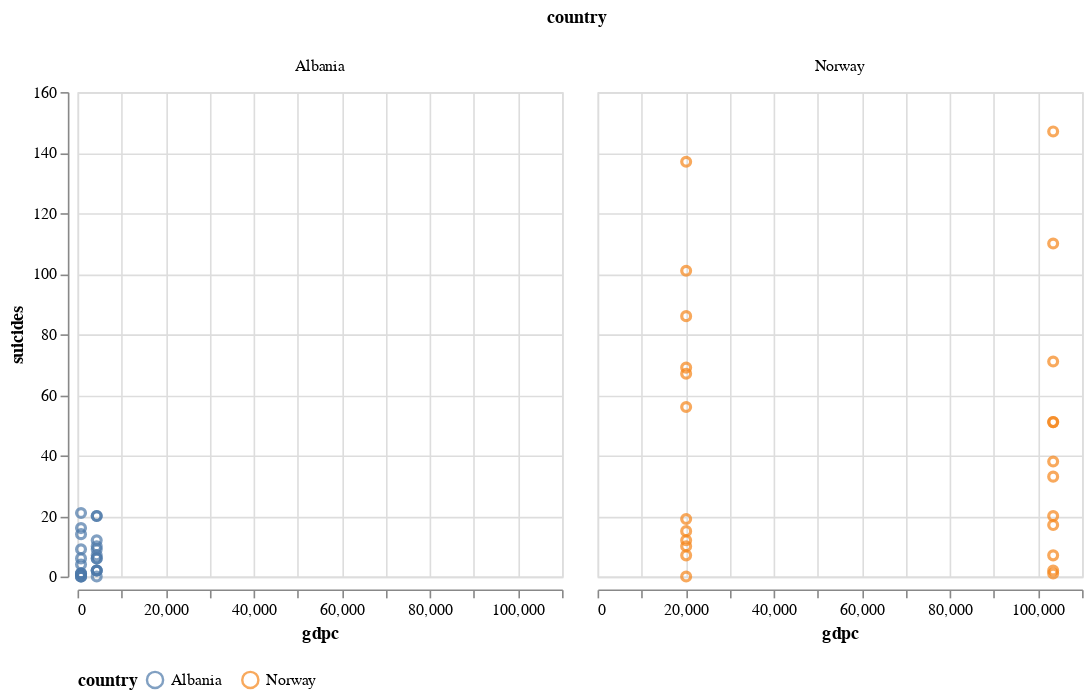

The notebook cell this image was saved under:
### Markdown cell above
#### Grafico de dispersion
Para corroborar lo que dije más arriba (que no hay ninguna relación aparente entre el PBI per capita y los suicidios) uso el comando "mark_point()".

### Code cell
alt.Chart(paises).mark_point(color='green').encode(
    x = alt.X("gdpc"),
    y = alt.Y("suicides"),
    color = alt.Color("country", 
            legend=alt.Legend(orient='bottom', titleOrient='left')),
    column = alt.Column("country")
    ).properties(width=300, height=300)

### Figure 1 — Vega-Lite specification as saved in the notebook (floating-point values rounded to 4 significant figures)
{"config": {"view": {"continuousWidth": 400, "continuousHeight": 300}}, "data": {"name": "data-0d13ce3e13fd49539f6407adfbe6b0f6"}, "mark": {"type": "point", "color": "green"}, "encoding": {"color": {"field": "country", "legend": {"orient": "bottom", "titleOrient": "left"}, "type": "nominal"}, "column": {"field": "country", "type": "nominal"}, "x": {"field": "gdpc", "type": "quantitative"}, "y": {"field": "suicides", "type": "quantitative"}}, "height": 300, "width": 300, "$schema": "https://vega.github.io/schema/vega-lite/v4.17.0.json", "datasets": {"data-0d13ce3e13fd49539f6407adfbe6b0f6": [{"country": "Norway", "year": 2014, "sex": "male", "age": "75+ years", "suicides": 33, "population": 143089, "suicides/100k pop": 23.06, "country-year": "Norway2014", "hdi": 0.944, " gdp_for_year ($) ": "499,338,534,779", "gdpc": 103443, "generation": "Silent", "_merge": "left_only"}, {"country": "Norway", "year": 2014, "sex": "male", "age": "55-74 years", "suicides": 110, "population": 532578, "suicides/100k pop": 20.65, "country-year": "Norway2014", "hdi": 0.944, " gdp_for_year ($) ": "499,338,534,779", "gdpc": 103443, "generation": "Boomers", "_merge": "left_only"}, {"country": "Norway", "year": 2014, "sex": "male", "age": "35-54 years", "suicides": 147, "population": 732244, "suicides/100k pop": 20.08, "country-year": "Norway2014", "hdi": 0.944, " gdp_for_year ($) ": "499,338,534,779", "gdpc": 103443, "generation": "Generation X", "_merge": "left_only"}, {"country": "Norway", "year": 2014, "sex": "male", "age": "25-34 years", "suicides": 71, "population": 353943, "suicides/100k pop": 20.06, "country-year": "Norway2014", "hdi": 0.944, " gdp_for_year ($) ": "499,338,534,779", "gdpc": 103443, "generation": "Millenials", "_merge": "left_only"}, {"country": "Norway", "year": 2014, "sex": "male", "age": "15-24 years", "suicides": 38, "population": 344245, "suicides/100k pop": 11.04, "country-year": "Norway2014", "hdi": 0.944, " gdp_for_year ($) ": "499,338,534,779", "gdpc": 103443, "generation": "Millenials", "_merge": "left_only"}, {"country": "Norway", "year": 2014, "sex": "female", "age": "55-74 years", "suicides": 51, "population": 533630, "suicides/100k pop": 9.56, "country-year": "Norway2014", "hdi": 0.944, " gdp_for_year ($) ": "499,338,534,779", "gdpc": 103443, "generation": "Boomers", "_merge": "left_only"}, {"country": "Norway", "year": 2014, "sex": "female", "age": "35-54 years", "suicides": 51, "population": 688993, "suicides/100k pop": 7.4, "country-year": "Norway2014", "hdi": 0.944, " gdp_for_year ($) ": "499,338,534,779", "gdpc": 103443, "generation": "Generation X", "_merge": "left_only"}, {"country": "Norway", "year": 2014, "sex": "female", "age": "25-34 years", "suicides": 20, "population": 337592, "suicides/100k pop": 5.92, "country-year": "Norway2014", "hdi": 0.944, " gdp_for_year ($) ": "499,338,534,779", "gdpc": 103443, "generation": "Millenials", "_merge": "left_only"}, {"country": "Norway", "year": 2014, "sex": "female", "age": "15-24 years", "suicides": 17, "population": 325164, "suicides/100k pop": 5.23, "country-year": "Norway2014", "hdi": 0.944, " gdp_for_year ($) ": "499,338,534,779", "gdpc": 103443, "generation": "Millenials", "_merge": "left_only"}, {"country": "Norway", "year": 2014, "sex": "female", "age": "75+ years", "suicides": 7, "population": 214335, "suicides/100k pop": 3.27, "country-year": "Norway2014", "hdi": 0.944, " gdp_for_year ($) ": "499,338,534,779", "gdpc": 103443, "generation": "Silent", "_merge": "left_only"}, {"country": "Norway", "year": 2014, "sex": "male", "age": "5-14 years", "suicides": 2, "population": 317878, "suicides/100k pop": 0.63, "country-year": "Norway2014", "hdi": 0.944, " gdp_for_year ($) ": "499,338,534,779", "gdpc": 103443, "generation": "Generation Z", "_merge": "left_only"}, {"country": "Norway", "year": 2014, "sex": "female", "age": "5-14 years", "suicides": 1, "population": 303487, "suicides/100k pop": 0.33, "country-year": "Norway2014", "hdi": 0.944, " gdp_for_year ($) ": "499,338,534,779", "gdpc": 103443, "generation": "Generation Z", "_merge": "left_only"}, {"country": "Norway", "year": 1986, "sex": "male", "age": "35-54 years", "suicides": 137, "population": 500900, "suicides/100k pop": 27.35, "country-year": "Norway1986", "hdi": null, " gdp_for_year ($) ": "78,693,253,276", "gdpc": 20117, "generation": "Silent", "_merge": "right_only"}, {"country": "Norway", "year": 1986, "sex": "male", "age": "25-34 years", "suicides": 86, "population": 318200, "suicides/100k pop": 27.03, "country-year": "Norway1986", "hdi": null, " gdp_for_year ($) ": "78,693,253,276", "gdpc": 20117, "generation": "Boomers", "_merge": "right_only"}, {"country": "Norway", "year": 1986, "sex": "male", "age": "55-74 years", "suicides": 101, "population": 383100, "suicides/100k pop": 26.36, "country-year": "Norway1986", "hdi": null, " gdp_for_year ($) ": "78,693,253,276", "gdpc": 20117, "generation": "G.I. Generation", "_merge": "right_only"}, {"country": "Norway", "year": 1986, "sex": "male", "age": "15-24 years", "suicides": 69, "population": 336000, "suicides/100k pop": 20.54, "country-year": "Norway1986", "hdi": null, " gdp_for_year ($) ": "78,693,253,276", "gdpc": 20117, "generation": "Generation X", "_merge": "right_only"}, {"country": "Norway", "year": 1986, "sex": "male", "age": "75+ years", "suicides": 19, "population": 102800, "suicides/100k pop": 18.48, "country-year": "Norway1986", "hdi": null, " gdp_for_year ($) ": "78,693,253,276", "gdpc": 20117, "generation": "G.I. Generation", "_merge": "right_only"}, {"country": "Norway", "year": 1986, "sex": "female", "age": "35-54 years", "suicides": 67, "population": 480100, "suicides/100k pop": 13.96, "country-year": "Norway1986", "hdi": null, " gdp_for_year ($) ": "78,693,253,276", "gdpc": 20117, "generation": "Silent", "_merge": "right_only"}, {"country": "Norway", "year": 1986, "sex": "female", "age": "55-74 years", "suicides": 56, "population": 430100, "suicides/100k pop": 13.02, "country-year": "Norway1986", "hdi": null, " gdp_for_year ($) ": "78,693,253,276", "gdpc": 20117, "generation": "G.I. Generation", "_merge": "right_only"}, {"country": "Norway", "year": 1986, "sex": "female", "age": "75+ years", "suicides": 10, "population": 173700, "suicides/100k pop": 5.76, "country-year": "Norway1986", "hdi": null, " gdp_for_year ($) ": "78,693,253,276", "gdpc": 20117, "generation": "G.I. Generation", "_merge": "right_only"}, {"country": "Norway", "year": 1986, "sex": "female", "age": "25-34 years", "suicides": 15, "population": 303600, "suicides/100k pop": 4.94, "country-year": "Norway1986", "hdi": null, " gdp_for_year ($) ": "78,693,253,276", "gdpc": 20117, "generation": "Boomers", "_merge": "right_only"}, {"country": "Norway", "year": 1986, "sex": "female", "age": "15-24 years", "suicides": 12, "population": 320000, "suicides/100k pop": 3.75, "country-year": "Norway1986", "hdi": null, " gdp_for_year ($) ": "78,693,253,276", "gdpc": 20117, "generation": "Generation X", "_merge": "right_only"}, {"country": "Norway", "year": 1986, "sex": "male", "age": "5-14 years", "suicides": 7, "population": 288100, "suicides/100k pop": 2.43, "country-year": "Norway1986", "hdi": null, " gdp_for_year ($) ": "78,693,253,276", "gdpc": 20117, "generation": "Generation X", "_merge": "right_only"}, {"country": "Norway", "year": 1986, "sex": "female", "age": "5-14 years", "suicides": 0, "population": 275100, "suicides/100k pop": 0.0, "country-year": "Norway1986", "hdi": null, " gdp_for_year ($) ": "78,693,253,276", "gdpc": 20117, "generation": "Generation X", "_merge": "right_only"}, {"country": "Albania", "year": 1987, "sex": "male", "age": "15-24 years", "suicides": 21, "population": 312900, "suicides/100k pop": 6.71, "country-year": "Albania1987", "hdi": null, " gdp_for_year ($) ": "2,156,624,900", "gdpc": 796, "generation": "Generation X", "_merge": "left_only"}, {"country": "Albania", "year": 1987, "sex": "male", "age": "35-54 years", "suicides": 16, "population": 308000, "suicides/100k pop": 5.19, "country-year": "Albania1987", "hdi": null, " gdp_for_year ($) ": "2,156,624,900", "gdpc": 796, "generation": "Silent", "_merge": "left_only"}, {"country": "Albania", "year": 1987, "sex": "female", "age": "15-24 years", "suicides": 14, "population": 289700, "suicides/100k pop": 4.83, "country-year": "Albania1987", "hdi": null, " gdp_for_year ($) ": "2,156,624,900", "gdpc": 796, "generation": "Generation X", "_merge": "left_only"}, {"country": "Albania", "year": 1987, "sex": "male", "age": "75+ years", "suicides": 1, "population": 21800, "suicides/100k pop": 4.59, "country-year": "Albania1987", "hdi": null, " gdp_for_year ($) ": "2,156,624,900", "gdpc": 796, "generation": "G.I. Generation", "_merge": "left_only"}, {"country": "Albania", "year": 1987, "sex": "male", "age": "25-34 years", "suicides": 9, "population": 274300, "suicides/100k pop": 3.28, "country-year": "Albania1987", "hdi": null, " gdp_for_year ($) ": "2,156,624,900", "gdpc": 796, "generation": "Boomers", "_merge": "left_only"}, {"country": "Albania", "year": 1987, "sex": "female", "age": "75+ years", "suicides": 1, "population": 35600, "suicides/100k pop": 2.81, "country-year": "Albania1987", "hdi": null, " gdp_for_year ($) ": "2,156,624,900", "gdpc": 796, "generation": "G.I. Generation", "_merge": "left_only"}, {"country": "Albania", "year": 1987, "sex": "female", "age": "35-54 years", "suicides": 6, "population": 278800, "suicides/100k pop": 2.15, "country-year": "Albania1987", "hdi": null, " gdp_for_year ($) ": "2,156,624,900", "gdpc": 796, "generation": "Silent", "_merge": "left_only"}, {"country": "Albania", "year": 1987, "sex": "female", "age": "25-34 years", "suicides": 4, "population": 257200, "suicides/100k pop": 1.56, "country-year": "Albania1987", "hdi": null, " gdp_for_year ($) ": "2,156,624,900", "gdpc": 796, "generation": "Boomers", "_merge": "left_only"}, {"country": "Albania", "year": 1987, "sex": "male", "age": "55-74 years", "suicides": 1, "population": 137500, "suicides/100k pop": 0.73, "country-year": "Albania1987", "hdi": null, " gdp_for_year ($) ": "2,156,624,900", "gdpc": 796, "generation": "G.I. Generation", "_merge": "left_only"}, {"country": "Albania", "year": 1987, "sex": "female", "age": "5-14 years", "suicides": 0, "population": 311000, "suicides/100k pop": 0.0, "country-year": "Albania1987", "hdi": null, " gdp_for_year ($) ": "2,156,624,900", "gdpc": 796, "generation": "Generation X", "_merge": "left_only"}, {"country": "Albania", "year": 1987, "sex": "female", "age": "55-74 years", "suicides": 0, "population": 144600, "suicides/100k pop": 0.0, "country-year": "Albania1987", "hdi": null, " gdp_for_year ($) ": "2,156,624,900", "gdpc": 796, "generation": "G.I. Generation", "_merge": "left_only"}, {"country": "Albania", "year": 1987, "sex": "male", "age": "5-14 years", "suicides": 0, "population": 338200, "suicides/100k pop": 0.0, "country-year": "Albania1987", "hdi": null, " gdp_for_year ($) ": "2,156,624,900", "gdpc": 796, "generation": "Generation X", "_merge": "left_only"}, {"country": "Albania", "year": 2010, "sex": "male", "age": "55-74 years", "suicides": 20, "population": 241852, "suicides/100k pop": 8.27, "country-year": "Albania2010", "hdi": 0.722, " gdp_for_year ($) ": "11,926,953,259", "gdpc": 4359, "generation": "Silent", "_merge": "right_only"}, {"country": "Albania", "year": 2010, "sex": "male", "age": "35-54 years", "suicides": 20, "population": 371611, "suicides/100k pop": 5.38, "country-year": "Albania2010", "hdi": 0.722, " gdp_for_year ($) ": "11,926,953,259", "gdpc": 4359, "generation": "Generation X", "_merge": "right_only"}, {"country": "Albania", "year": 2010, "sex": "male", "age": "25-34 years", "suicides": 9, "population": 179720, "suicides/100k pop": 5.01, "country-year": "Albania2010", "hdi": 0.722, " gdp_for_year ($) ": "11,926,953,259", "gdpc": 4359, "generation": "Generation X", "_merge": "right_only"}, {"country": "Albania", "year": 2010, "sex": "male", "age": "75+ years", "suicides": 2, "population": 50767, "suicides/100k pop": 3.94, "country-year": "Albania2010", "hdi": 0.722, " gdp_for_year ($) ": "11,926,953,259", "gdpc": 4359, "generation": "Silent", "_merge": "right_only"}, {"country": "Albania", "year": 2010, "sex": "male", "age": "15-24 years", "suicides": 10, "population": 279508, "suicides/100k pop": 3.58, "country-year": "Albania2010", "hdi": 0.722, " gdp_for_year ($) ": "11,926,953,259", "gdpc": 4359, "generation": "Millenials", "_merge": "right_only"}, {"country": "Albania", "year": 2010, "sex": "female", "age": "25-34 years", "suicides": 6, "population": 183579, "suicides/100k pop": 3.27, "country-year": "Albania2010", "hdi": 0.722, " gdp_for_year ($) ": "11,926,953,259", "gdpc": 4359, "generation": "Generation X", "_merge": "right_only"}, {"country": "Albania", "year": 2010, "sex": "female", "age": "75+ years", "suicides": 2, "population": 64415, "suicides/100k pop": 3.1, "country-year": "Albania2010", "hdi": 0.722, " gdp_for_year ($) ": "11,926,953,259", "gdpc": 4359, "generation": "Silent", "_merge": "right_only"}, {"country": "Albania", "year": 2010, "sex": "female", "age": "35-54 years", "suicides": 12, "population": 394593, "suicides/100k pop": 3.04, "country-year": "Albania2010", "hdi": 0.722, " gdp_for_year ($) ": "11,926,953,259", "gdpc": 4359, "generation": "Generation X", "_merge": "right_only"}, {"country": "Albania", "year": 2010, "sex": "female", "age": "55-74 years", "suicides": 7, "population": 241491, "suicides/100k pop": 2.9, "country-year": "Albania2010", "hdi": 0.722, " gdp_for_year ($) ": "11,926,953,259", "gdpc": 4359, "generation": "Silent", "_merge": "right_only"}, {"country": "Albania", "year": 2010, "sex": "female", "age": "15-24 years", "suicides": 6, "population": 263581, "suicides/100k pop": 2.28, "country-year": "Albania2010", "hdi": 0.722, " gdp_for_year ($) ": "11,926,953,259", "gdpc": 4359, "generation": "Millenials", "_merge": "right_only"}, {"country": "Albania", "year": 2010, "sex": "female", "age": "5-14 years", "suicides": 2, "population": 223969, "suicides/100k pop": 0.89, "country-year": "Albania2010", "hdi": 0.722, " gdp_for_year ($) ": "11,926,953,259", "gdpc": 4359, "generation": "Generation Z", "_merge": "right_only"}, {"country": "Albania", "year": 2010, "sex": "male", "age": "5-14 years", "suicides": 0, "population": 240939, "suicides/100k pop": 0.0, "country-year": "Albania2010", "hdi": 0.722, " gdp_for_year ($) ": "11,926,953,259", "gdpc": 4359, "generation": "Generation Z", "_merge": "right_only"}]}}
